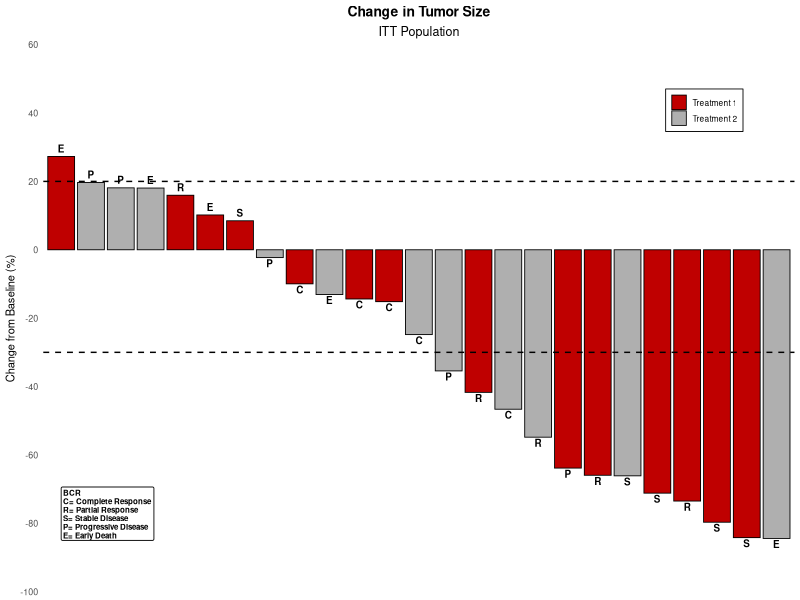
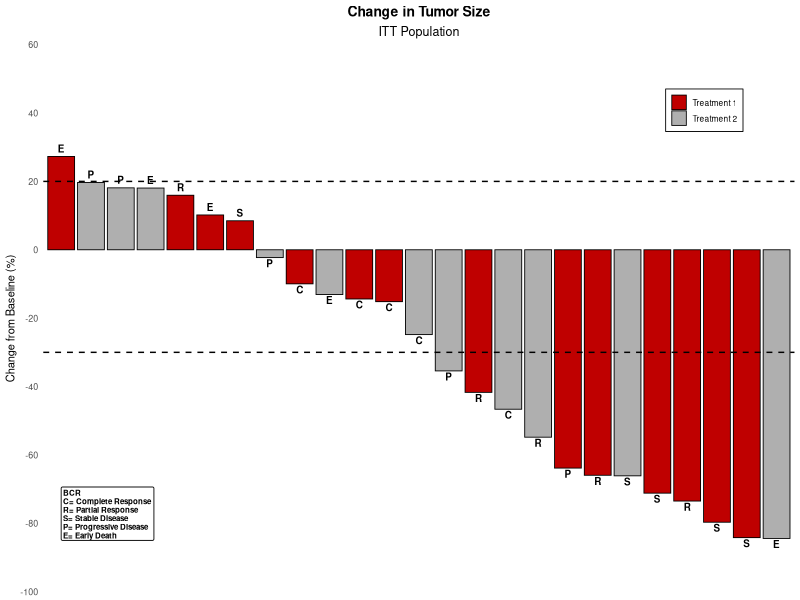
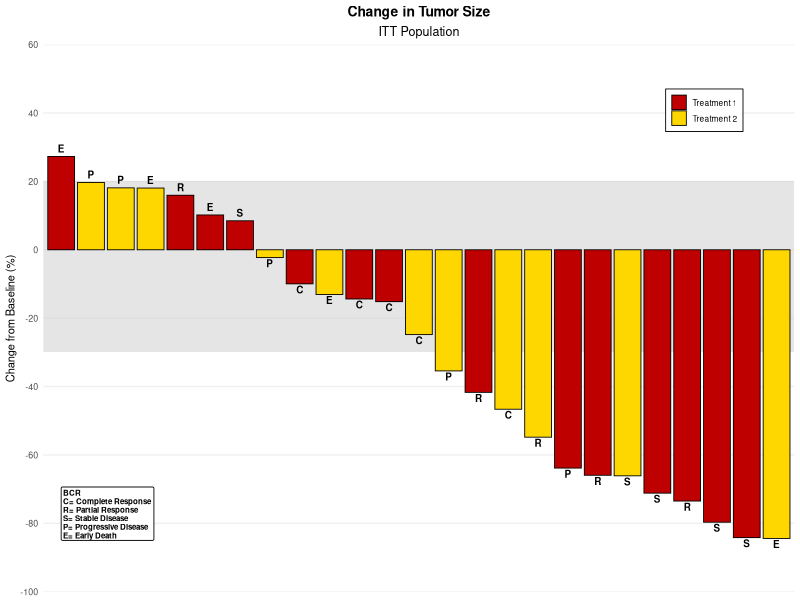
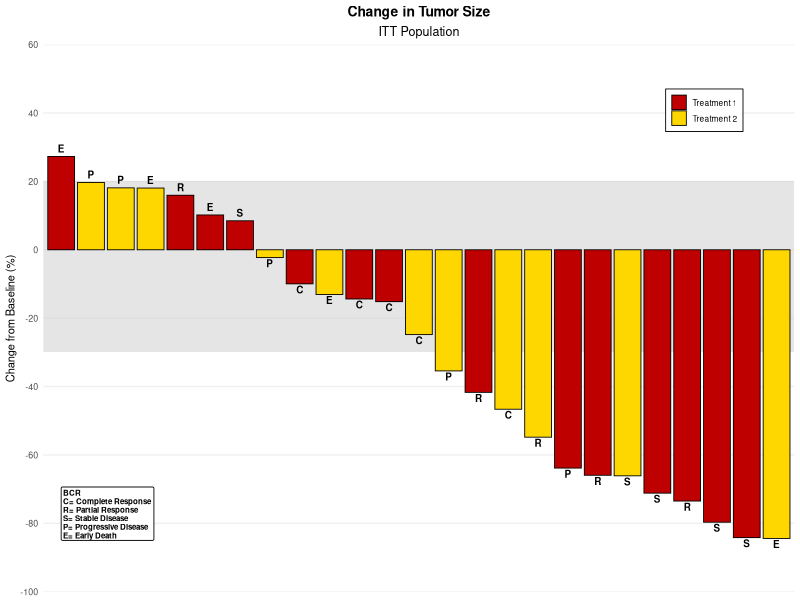

Here is the R script that generated these plots, in order:
out <- Sys.getenv("OUT_DIR")
if (out == "" || is.na(out)) out <- "."
dir.create(out, showWarnings = FALSE, recursive = TRUE)

# round half away from zero (SAS)
round_half_up <- function(x, digits = 0) {
  mult <- 10^digits
  sign_x <- sign(x)
  z <- abs(x) * mult
  z <- floor(z + 0.5 + 1e-12)
  sign_x * z / mult
}

# SAS RANUNI with modulus 2^31-1, multiplier 397204094
mod_mult <- function(a, b, m) {
  result <- 0
  a_mod <- a %% m
  b_tmp <- b
  while (b_tmp > 0) {
    if (b_tmp %% 2 == 1) {
      result <- (result + a_mod) %% m
    }
    a_mod <- (a_mod * 2) %% m
    b_tmp <- floor(b_tmp / 2)
  }
  result
}

sas_ranuni_seq <- function(seed, n) {
  m <- 2147483647
  a <- 397204094
  s <- seed
  u <- numeric(n)
  for (i in seq_len(n)) {
    s <- mod_mult(a, s, m)
    u[i] <- s / m
  }
  u
}

# Generate TumorSize exactly as SAS data step
# SAS: do Id=1 to 25; cid=put(id,2.0); change=30-120*ranuni(2);
#      Group=ifc(int(ranuni(2)+0.5),'Treatment 1','Treatment 2');
#      label assignment by mod(id,5)
set.seed(1) # not used, SAS ranuni is independent
u <- sas_ranuni_seq(2, 50)  # 2 calls per iteration *25

TumorSize <- data.frame(
  Id = 1:25,
  stringsAsFactors = FALSE
)
TumorSize$Cid <- sprintf("%2d", TumorSize$Id)
TumorSize$Change <- 30 - 120 * u[seq(1, 50, by = 2)]
ran2 <- u[seq(2, 50, by = 2)]
# SAS int(ranuni+0.5) : int truncates toward 0, for positive = floor
int_val <- floor(ran2 + 0.5)
TumorSize$Group <- ifelse(int_val != 0, "Treatment 1", "Treatment 2")
# Label by mod(id,5)
TumorSize$Label <- NA_character_
for (i in seq_len(nrow(TumorSize))) {
  id <- TumorSize$Id[i]
  m <- id %% 5
  if (m == 1) TumorSize$Label[i] <- "C"
  else if (m == 2) TumorSize$Label[i] <- "R"
  else if (m == 3) TumorSize$Label[i] <- "S"
  else if (m == 4) TumorSize$Label[i] <- "P"
  else if (m == 0) TumorSize$Label[i] <- "E"
}
# reorder columns to SAS order: Cid, Id, Change, Group, Label
# SAS data step order: Cid, Id, Change, Group, Label (Cid length 3, label Change)
TumorSize <- TumorSize[, c("Cid", "Id", "Change", "Group", "Label")]

# TumorSizeDesc sorted descending Change
TumorSizeDesc <- TumorSize[order(-TumorSize$Change), , drop = FALSE]
rownames(TumorSizeDesc) <- NULL

# Write full datasets as CSV (for traceability)
write.csv(TumorSize, file.path(out, "TumorSize.csv"), row.names = FALSE, na = "")
write.csv(TumorSizeDesc, file.path(out, "TumorSizeDesc.csv"), row.names = FALSE, na = "")

# PROC PRINT obs=5
print5 <- head(TumorSize, 5)
# CSV for listing outputs
write.csv(print5, file.path(out, "P100.csv"), row.names = FALSE, na = "")
write.csv(print5, file.path(out, "sashtml.csv"), row.names = FALSE, na = "")

# Text rendering for P100.lst and sashtml.htm
# SAS listing prints Obs, Cid, Id, Change, Group, Label
# Reproduce with same numbers, Change formatted with SAS BEST12. equivalent
# Use 4 decimals for readability but keep full precision in CSV
fmt_change <- function(x) {
  # SAS BEST12. prints with up to 12 significant digits, removing trailing zeros
  # Emulate with format with 6-7 significant digits
  formatC(x, format = "g", digits = 12, flag = "")
}
txt_lines <- c(
  "Change in Tumor Size - ITT Population (first 5 observations)",
  "",
  sprintf("%-4s %-3s %-3s %-14s %-13s %-5s", "Obs", "Cid", "Id", "Change", "Group", "Label"),
  paste(rep("-", 60), collapse = "")
)
for (i in seq_len(nrow(print5))) {
  txt_lines <- c(txt_lines,
    sprintf("%-4d %-3s %-3d %-14s %-13s %-5s",
            i,
            print5$Cid[i],
            print5$Id[i],
            trimws(fmt_change(print5$Change[i])),
            print5$Group[i],
            print5$Label[i]
    )
  )
}
txt_lines <- c(txt_lines, "", paste0("N=", nrow(print5), " displayed of ", nrow(TumorSize), " total"))
writeLines(txt_lines, file.path(out, "P100.txt"))
writeLines(txt_lines, file.path(out, "sashtml.txt"))

# Also write sashtml.htm style text (same content)
# Provide .htm txt rendering as required
# If validator expects sashtml.htm.txt, we already have sashtml.txt

# Figures
suppressPackageStartupMessages({
  library(ggplot2)
  library(dplyr)
})

# Helper for ordered factor
TumorSize$Cid_f <- factor(TumorSize$Cid, levels = TumorSize$Cid[order(-TumorSize$Change)])
TumorSizeDesc$Cid_f <- factor(TumorSizeDesc$Cid, levels = TumorSizeDesc$Cid) # already descending

inset_txt <- "BCR\nC= Complete Response\nR= Partial Response\nS= Stable Disease\nP= Progressive Disease\nE= Early Death"

# Figure 1: TumorSize_SG_V94
p1 <- ggplot(TumorSize, aes(x = Cid_f, y = Change, fill = Group)) +
  geom_col(aes(group = Group), position = position_dodge(width = 0.9), colour = "black", linewidth = 0.3, width = 0.9) +
  geom_text(aes(label = Label, group = Group), position = position_dodge(width = 0.9), vjust = ifelse(TumorSize$Change >= 0, -0.5, 1.2), size = 2.5, fontface = "bold") +
  geom_hline(yintercept = c(20, -30), linetype = "dashed", colour = "black", linewidth = 0.5) +
  scale_fill_manual(values = c("Treatment 1" = "#BF0000", "Treatment 2" = "#AFAFAF")) +
  scale_y_continuous(limits = c(-100, 60), breaks = seq(60, -100, by = -20), expand = c(0, 0)) +
  labs(title = "Change in Tumor Size", subtitle = "ITT Population", x = NULL, y = "Change from Baseline (%)", fill = "") +
  theme_minimal(base_size = 8) +
  theme(
    panel.border = element_blank(),
    panel.grid = element_blank(),
    axis.text.x = element_blank(),
    axis.ticks.x = element_blank(),
    axis.title.x = element_blank(),
    plot.title = element_text(hjust = 0.5, face = "bold", size = 10),
    plot.subtitle = element_text(hjust = 0.5, size = 9),
    legend.position = c(0.88, 0.88),
    legend.background = element_rect(colour = "black", fill = "white", linewidth = 0.3),
    legend.title = element_blank(),
    legend.key.size = unit(0.4, "cm"),
    legend.text = element_text(size = 6)
  ) +
  annotate("label", x = 1, y = -85, label = inset_txt, hjust = 0, vjust = 0, size = 2, fontface = "bold", fill = "white", label.size = 0.3, lineheight = 0.9)

ggsave(file.path(out, "tumorsize_sg_v94.png"), plot = p1, width = 5, height = 3, units = "in", dpi = 300)
ggsave(file.path(out, "TumorSize_SG_V94.png"), plot = p1, width = 5, height = 3, units = "in", dpi = 300)
write.csv(TumorSize[, c("Cid","Id","Change","Group","Label")], file.path(out, "tumorsize_sg_v94.csv"), row.names = FALSE, na = "")
write.csv(TumorSize[, c("Cid","Id","Change","Group","Label")], file.path(out, "TumorSize_SG_V94.csv"), row.names = FALSE, na = "")

# Figure 2: TumorSize_Band_SG_V94
p2 <- ggplot(TumorSizeDesc, aes(x = Cid_f, y = Change, fill = Group)) +
  annotate("rect", xmin = -Inf, xmax = Inf, ymin = -30, ymax = 20, fill = "grey80", alpha = 0.5) +
  geom_col(aes(group = Group), position = position_dodge(width = 0.9), colour = "black", linewidth = 0.3, width = 0.9) +
  geom_text(aes(label = Label, group = Group), position = position_dodge(width = 0.9), vjust = ifelse(TumorSizeDesc$Change >= 0, -0.5, 1.2), size = 2.5, fontface = "bold") +
  scale_fill_manual(values = c("Treatment 1" = "#BF0000", "Treatment 2" = "gold", "Confidence" = "grey80")) +
  scale_y_continuous(limits = c(-100, 60), breaks = seq(60, -100, by = -20), expand = c(0, 0)) +
  labs(title = "Change in Tumor Size", subtitle = "ITT Population", x = NULL, y = "Change from Baseline (%)", fill = "") +
  theme_minimal(base_size = 8) +
  theme(
    panel.border = element_blank(),
    panel.grid.major.y = element_line(colour = "#F0F0F0", linewidth = 0.5),
    panel.grid.minor = element_blank(),
    panel.grid.major.x = element_blank(),
    axis.text.x = element_blank(),
    axis.ticks.x = element_blank(),
    axis.title.x = element_blank(),
    plot.title = element_text(hjust = 0.5, face = "bold", size = 10),
    plot.subtitle = element_text(hjust = 0.5, size = 9),
    legend.position = c(0.88, 0.88),
    legend.background = element_rect(colour = "black", fill = "white", linewidth = 0.3),
    legend.title = element_blank(),
    legend.key.size = unit(0.4, "cm"),
    legend.text = element_text(size = 6)
  ) +
  annotate("label", x = 1, y = -85, label = inset_txt, hjust = 0, vjust = 0, size = 2, fontface = "bold", fill = "white", label.size = 0.3, lineheight = 0.9)

ggsave(file.path(out, "tumorsize_band_sg_v94.png"), plot = p2, width = 5, height = 3, units = "in", dpi = 300)
ggsave(file.path(out, "TumorSize_Band_SG_V94.png"), plot = p2, width = 5, height = 3, units = "in", dpi = 300)
write.csv(TumorSizeDesc[, c("Cid","Id","Change","Group","Label")], file.path(out, "tumorsize_band_sg_v94.csv"), row.names = FALSE, na = "")
write.csv(TumorSizeDesc[, c("Cid","Id","Change","Group","Label")], file.path(out, "TumorSize_Band_SG_V94.csv"), row.names = FALSE, na = "")

# Ensure listing files also exist with .lst/.htm extensions for validator flexibility
write.csv(print5, file.path(out, "P100.lst.csv"), row.names = FALSE, na = "")
# copy txt to .lst and .htm names if needed (plain text)
file.copy(file.path(out, "P100.txt"), file.path(out, "P100.lst"), overwrite = TRUE)
file.copy(file.path(out, "sashtml.txt"), file.path(out, "sashtml.htm"), overwrite = TRUE)
